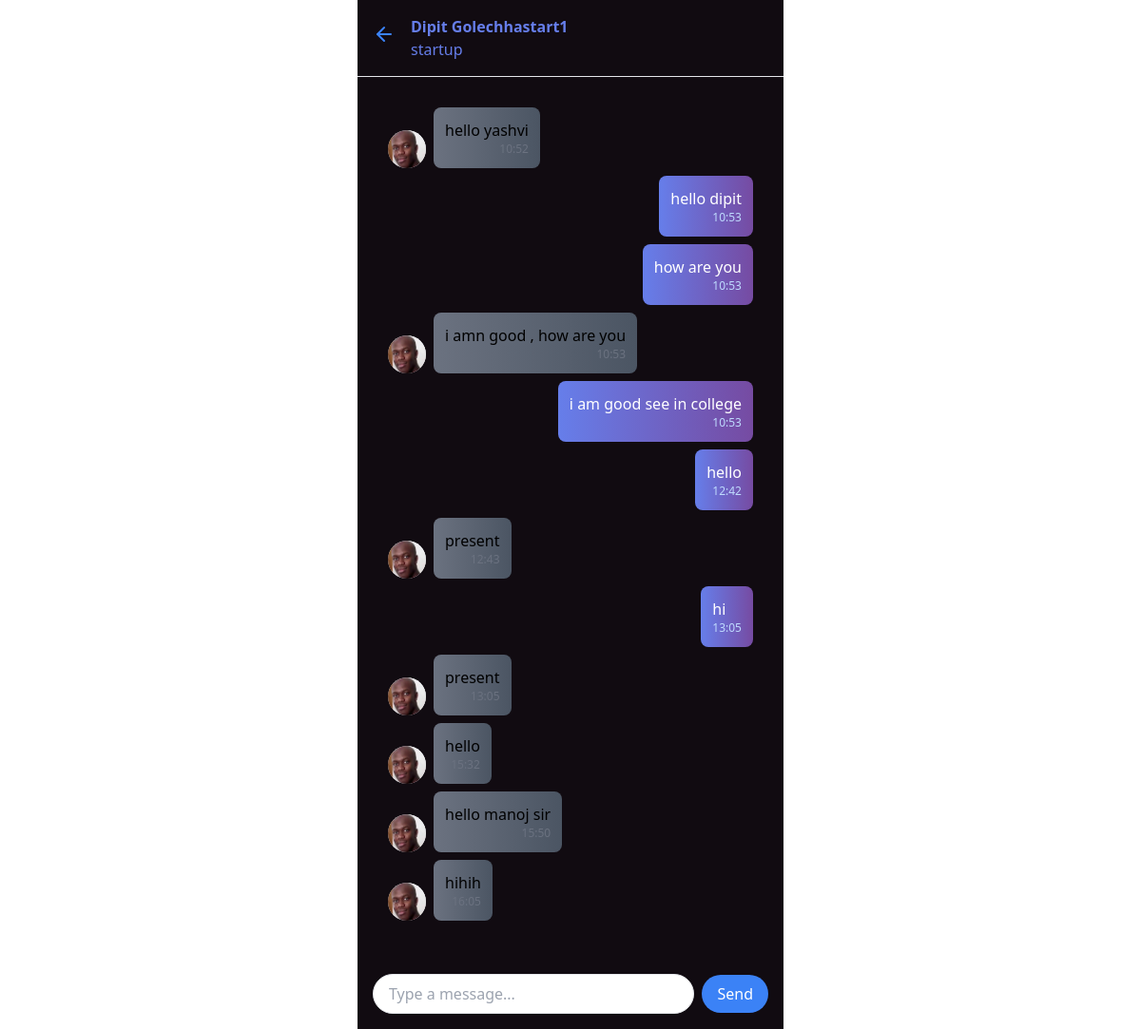
The page /dist/message.php?chat_id=1 (signed in) on the database its author committed.
### tables this page shows
CREATE TABLE messages (
  chat_id INTEGER,
  person_id INTEGER,
  message TEXT,
  timestamp TIMESTAMP DEFAULT CURRENT_TIMESTAMP,
  FOREIGN KEY (chat_id) REFERENCES chats(id),
  FOREIGN KEY (person_id) REFERENCES login(id),
  PRIMARY KEY (chat_id, person_id, timestamp)
);

### dist/message.php (the view, shortened to what this page needs)
<?php
$pdo = new PDO('sqlite:upswipe.db');
$pdo->setAttribute(PDO::ATTR_ERRMODE, PDO::ERRMODE_EXCEPTION);
$chatId = $_GET['chat_id'] ?? 0;
$loggedInUserId = $_SESSION['id'] ?? 0;
$stmt = $pdo->prepare("SELECT m.message, m.person_id, m.timestamp, l.Name FROM messages m JOIN login l ON m.person_id = l.id WHERE m.chat_id = ? ORDER BY m.timestamp ASC");
$stmt->execute([$chatId]);
$messages = $stmt->fetchAll(PDO::FETCH_ASSOC);
$query = "SELECT person1_id, person2_id FROM chat_twopeople WHERE chat_id = :chatId AND (person1_id = :loggedInUserId OR person2_id = :loggedInUserId)";
$stmt = $pdo->prepare($query);
$stmt->execute(['chatId' => $chatId, 'loggedInUserId' => $loggedInUserId]);
$otherPersonId = null;
if ($row = $stmt->fetch(PDO::FETCH_ASSOC)) {
    $otherPersonId = ($row['person1_id'] == $loggedInUserId) ? $row['person2_id'] : $row['person1_id'];
}
$otherPersonName = '';
if ($otherPersonId !== null) {
    $query = "SELECT Name, Accounttype FROM login WHERE id = :otherPersonId";
    $stmt = $pdo->prepare($query);
    $stmt->execute(['otherPersonId' => $otherPersonId]);
    if ($row = $stmt->fetch(PDO::FETCH_ASSOC)) {
        $otherPersonName = $row['Name'];
        $otherpersonrole = $row['Accounttype'];
    }
}
?>
<!DOCTYPE html>
<html lang="en">
<head>
  <script src="https://cdn.tailwindcss.com"></script>
</head>
<body>
  <div class="flex flex-col h-screen max-w-md mx-auto bg-[#110B11]" >
    <div class="flex items-center p-4 border-b">
    <a href="chats.php" class="flex items-center space-x-3 pb-2 no-underline text-white hover:text-gray-200">
      <svg
        xmlns="http://www.w3.org/2000/svg"
        width="24"
        height="24"
        viewBox="0 0 24 24"
        fill="none"
        stroke="currentColor"
        stroke-width="2"
        stroke-linecap="round"
        stroke-linejoin="round"
        class="text-blue-500"
      >
        <path d="m12 19-7-7 7-7"></path>
        <path d="M19 12H5"></path>
      </svg>
      </a>
<?php
      echo '<div class="flex flex-col flex-1 mx-4">';
      echo '<span class="font-semibold text-[#667EEA]">' . htmlspecialchars($otherPersonName) . '</span>';
      echo '        <span class="text-[#667EEA]">' . htmlspecialchars($otherpersonrole) . '</span> ';
      echo '</div>';
      ?>
    </div>
    <div class="flex-1 overflow-y-auto" id="chat-messages">
      <div class="p-4 space-y-4">
    <div class="flex-1 overflow-y-auto p-4" >
      <?php foreach ($messages as $message): ?>
        <?php $isUserMessage = $message['person_id'] == $loggedInUserId; ?>
        <div class="flex <?php echo $isUserMessage ? 'justify-end' : ''; ?> items-end space-x-2 mb-2">
          <?php if (!$isUserMessage): ?>
            <span class="flex h-10 w-10 shrink-0 overflow-hidden rounded-full bg-gray-300">
              <img class="h-full w-full object-cover" src="placeholder.jpg" alt="User avatar">
            </span>
          <?php endif; ?>
          <div class="max-w-xs p-3 rounded-lg <?php echo $isUserMessage ? 'bg-gradient-to-r from-[#667EEA] to-[#764BA2]' : 'bg-gradient-to-r from-gray-500 to-gray-600'; ?>">
            <p class="<?php echo $isUserMessage ? 'text-white' : ''; ?>"><?= htmlspecialchars($message['message']) ?></p>
            <span class="block text-xs text-right <?php echo $isUserMessage ? 'text-blue-200' : 'text-gray-500'; ?>"><?= date('H:i', strtotime($message['timestamp'])) ?></span>
          </div>
        </div>
      <?php endforeach; ?>
    </div>
      </div>
    </div>
    <form method="POST" id="messageForm">
    <div class="p-4">
      <div class="flex items-center space-x-2">
        <input type="text" name="message" id="message" class="flex-1 border rounded-full px-4 py-2 focus:outline-none" placeholder="Type a message...">
        <button class="bg-blue-500 text-white px-4 py-2 rounded-full hover:bg-blue-600 focus:outline-none">Send</button>
      </div>
  </div>
  </form>
</body>
</html>

### rows shown on the page
messages: message "hello yashvi", timestamp "10:52"
messages: message "hello dipit", timestamp "10:53"
messages: message "how are you", timestamp "10:53"
messages: message "i amn good , how are you", timestamp "10:53"
messages: message "i am good see in college", timestamp "10:53"
messages: message "hello", timestamp "12:42"
messages: message "present", timestamp "12:43"
messages: message "hi", timestamp "13:05"
messages: message "present", timestamp "13:05"
messages: message "hello", timestamp "15:32"
messages: message "hello manoj sir", timestamp "15:50"
messages: message "hihih", timestamp "16:05"

### other values the page prints
$otherPersonName "Dipit Golechhastart1"
$otherpersonrole "startup"
